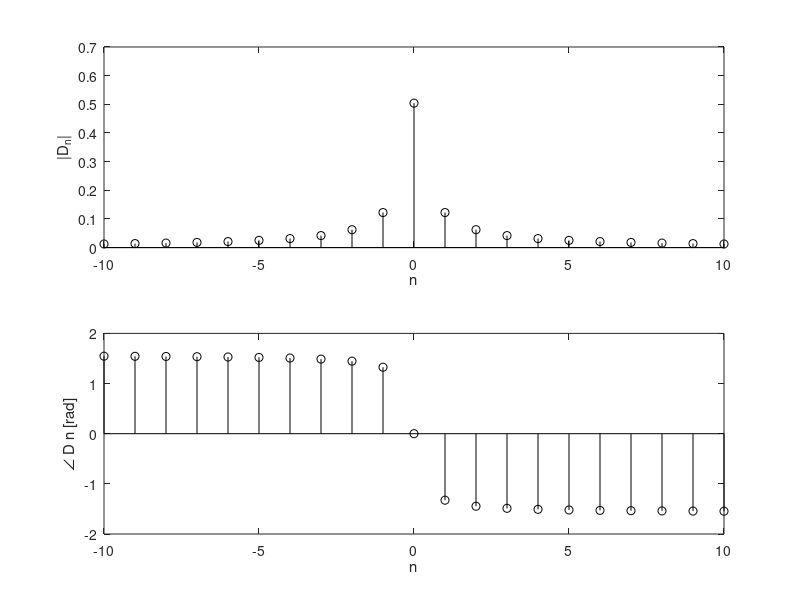

Reproduce this figure in MATLAB.
n = (-10:10); 
D_n = 0.504./(1+j*4*n);
clf; 
subplot (2,1,1); 
stem(n,abs(D_n),'k');
xlabel('n'); 
ylabel ('|D_n|');
subplot (2,1,2); 
stem(n,angle(D_n),'k');
xlabel ('n'); 
ylabel('\angle D n [rad]');